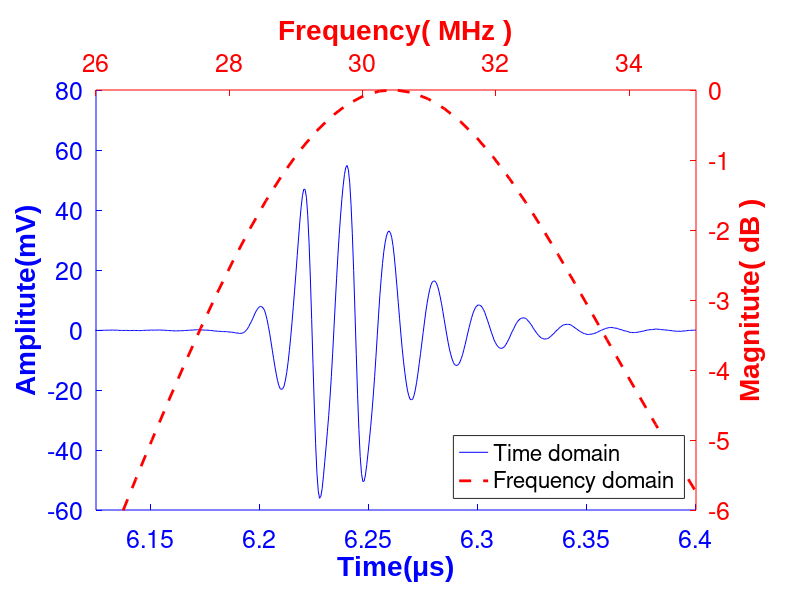

This chart was generated by the following MATLAB code:

file = fopen('30MHz_steel_A0.dat', 'r');
rf = fread(file, 'int8');
fclose(file);

%% header
if rf(3)==0
    pulser='5900PR';
else
    pulser='AVB2-TB-C';
end
%這檔案一定是2進制的，如果是8bit，再加上正負的因數
%每一個字元最大的值就是127，然後你再按小算盤
%127*=就是16129，所以終於突破盲點了
%結果就是...他只是把「127進制」換成10進制而已
ScanSpeed=rf(4)*16129+rf(5)*127+rf(6);
Aline=rf(7)*16129+rf(8)*127+rf(9);	%印象中是換能器的array大小
DataLength=rf(10)*16129+rf(11)*127+rf(12);
SamplingRate=rf(13)*16129+rf(14)*127+rf(15);% MHz
Delay=rf(16)*16129+rf(17)*127+rf(18);  %暫且猜測他是us的單位
Vpp=rf(19)*16129+rf(20)*127+rf(21);% mV
XInterval=rf(22)*16129+rf(23)*127+rf(24);% μm
YInterval=rf(25)*16129+rf(26)*127+rf(27);
MoveTimes=rf(28)*16129+rf(29)*127+rf(30);% μm
Doppler=rf(31)*16129+rf(32)*127+rf(33);

rf = rf(34:end);

signal2D = reshape(rf,[DataLength,Aline]);% datalength: 一次訊號長度為500個點，1D->2D
signalAvg = mean(signal2D'); %返回 A 沿大小不等于 1

%% 利用傅立葉轉換計算頻率
samplePoint = 4096;
spectrum = abs(fft(signalAvg,samplePoint)).^2;

%% 計算dB 
dB = 10*log10(spectrum/max(spectrum));
dB = dB(1:2048);


x1=linspace(61*10^(-7),64*10^(-7),500);
x1 =x1/10^(-6);
y1=signalAvg;


%clf reset;
clf reset,ax1= axes('Position',[0.12,0.15,0.75,0.7]); %左邊界，下邊界，寬度，高度
hl1 = line(x1,y1,'Color','b'); % 第一條曲線
ax1 = gca; %設定主座標的顏色
set(ax1,'XColor','b','YColor','b' ,'FontSize',18);

set(get(ax1,'Xlabel'),'String','Time(μs)','Fontname', 'Arial','FontWeight','bold','FontSize',20) ;
set(get(ax1,'Ylabel'),'String','Amplitute(mV)','Fontname', 'Arial','FontWeight','bold','FontSize',20);
axis([6.125 6.4 -60 80]);

x2=linspace(1,500,2048);            %sampling_rate = 1000MHz,取一半為500MHz
y2=dB;

ax2 = axes('Position',get(ax1,'Position'),'XAxisLocation','top','YAxisLocation','right','Color','none','XColor','r','YColor','r' ,'FontSize',18);
hold on; %plot畫圖前會清空座標軸所以先hold
axis([26 35 -6 0]);

hl2 = line(x2,y2,'Color','r','Linestyle','--','LineWidth',(2),'Parent',ax2);
set(get(ax2,'Xlabel'),'String','Frequency( MHz )','Fontname', 'Arial','FontWeight','bold','FontSize',20);
set(get(ax2,'Ylabel'),'String','Magnitute( dB )','Fontname', 'Arial','FontWeight','bold','FontSize',20);

linehandles = [hl1, hl2];
cols = cell2mat(get(linehandles, 'color'));
[~, uidx] = unique(cols, 'rows', 'stable');
legend(linehandles(uidx), {'Time domain', 'Frequency domain'},  'Location', 'southeast');




